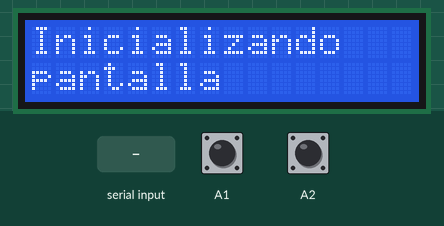
A sketch run on a simulated Arduino Uno, built with avr-gcc and run on an emulated ATmega328P. Parts: 16×2 character LCD. The inputs (shaded band) are chosen by the test bench; at power-on: A1 HIGH, A2 HIGH. What the sketch prints to the serial monitor is not drawn.

Above: at 1.2 s.
1.3 s: "1" received over Serial
At 2.3 s:
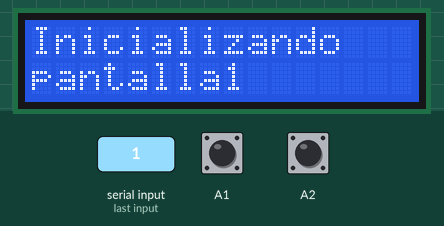
2.8 s: "0" received over Serial
At 3.5 s:
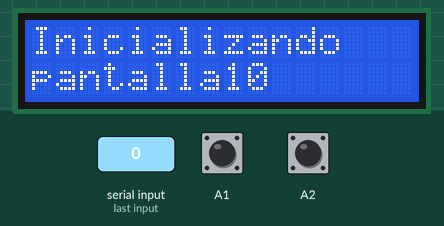
Timing chart, 0 to 5.8 s (numbered marks = the images above; inputs shaded):
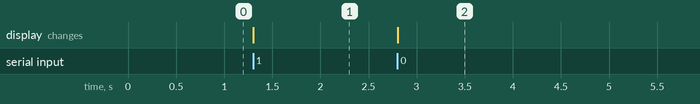

The sketch:

lcdproc.ino
```cpp
/*

 The circuit:
 * LCD RS pin to digital pin 12
 * LCD Enable pin to digital pin 11
 * LCD D4 pin to digital pin 5
 * LCD D5 pin to digital pin 4
 * LCD D6 pin to digital pin 3
 * LCD D7 pin to digital pin 2
 * LCD R/W pin to ground
 * 10K resistor:
 * ends to +5V and ground
 * wiper to LCD VO pin (pin 3)

Arduino code based on liquid crystal library + lcdproc source code
(see https://github.com/lcdproc/lcdproc/blob/master/server/drivers/hd44780-serial.h, HD44780_CT_LCDSERIALIZER)

 http://www.arduino.cc/en/Tutorial/LiquidCrystalSerialDisplay

*/


// include the library code:
#include <LiquidCrystal.h>

// UART config
const int baud = 9600;
const int escapeByte = 0xFE;

// display pinning & dimensions
const int rs = 12, en = 11, d4 = 3, d5 = 4, d6 = 5, d7 = 6;
const int rows = 2;
const int colums = 16;
const byte uparrow[8] = {
  B00000,
  B00100,
  B01110,
  B10101,
  B00100,
  B00100,
  B00000,
  B00000
};

const byte downarrow[8] = {
  B00000,
  B00100,
  B00100,
  B10101,
  B01110,
  B00100,
  B00000,
  B00000
};

// initialize the library by associating any needed LCD interface pin
// with the arduino pin number it is connected to
LiquidCrystal lcd(rs, en, d4, d5, d6, d7);

void setup() {
  // set up the LCD's number of columns and rows:
  lcd.begin(colums, rows);

  // initialize the serial communications:
  Serial.begin(baud);

  // give hint on how to send data to display
  lcd.createChar(0, uparrow);
  lcd.createChar(1, downarrow);
  lcd.clear();
  lcd.print("Inicializando");
  lcd.setCursor(0,1);
  lcd.print("pantalla");
  pinMode(A1, INPUT_PULLUP);
  pinMode(A2, INPUT_PULLUP);

}

// for instruction escape logic
uint8_t c = 0xFF;
bool instructionEscape = false;

// for timeout display logic
uint32_t timeoutCounter = 1;
uint32_t lastTimeReception = 0;

// for button pressing logic
bool aIsPressed = false;
bool bIsPressed = false;

void loop()
{
    // logic to show message in case of no update
    timeoutCounter+=1;
    if((timeoutCounter>2000000) && (timeoutCounter%1000)==0)
    {
        // calculate time
        uint32_t seconds = ((millis()/1000) - lastTimeReception); // overflow might happen!
        int minutes = seconds/60;
        int hours = minutes/60;
        seconds = seconds%60;
        minutes = minutes%60;
        char timestring[20];
        snprintf(timestring,20,"%04d:%02d:%02d",hours,minutes,seconds);

        lcd.clear();
        lcd.print("Desconectado");
        lcd.setCursor(0,1);
        lcd.print(timestring);
    }

    while (Serial.available() > 0)
    {
        timeoutCounter=0;
        lastTimeReception = millis()/1000;
        // display each character to the LCD
        c = Serial.read();

        // last char was escape character
        if(instructionEscape == true)
        {
            instructionEscape = false;
            lcd.command(c);
        }
        else
        {
            if((c == escapeByte) ) // command escape character
            {
                instructionEscape = true;
            }
            else
            {
                lcd.write(c);
            }
        }
    }

   int buttonA = digitalRead(A1);
   int buttonB = digitalRead(A2);
   if (buttonA == HIGH && aIsPressed == false) {
    aIsPressed = true;
    Serial.write("A");
   }
   if (buttonA == LOW && aIsPressed == true) {
    aIsPressed = false;
   }
    if (buttonB == HIGH && bIsPressed == false) {
    bIsPressed = true;
    Serial.write("B");
   }
   if (buttonB == LOW && bIsPressed == true) {
    bIsPressed = false;
   }
}
```

Measured:
- after the input at 1.3 s, the display: changes at once (image 1)
- after the input at 2.8 s, the display: changes at once (image 2)
